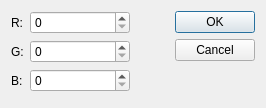
<?xml version="1.0" encoding="UTF-8"?>
<ui version="4.0">
 <class>NewColorDialog</class>
 <widget class="QDialog" name="NewColorDialog">
  <property name="windowModality">
   <enum>Qt::ApplicationModal</enum>
  </property>
  <property name="geometry">
   <rect>
    <x>0</x>
    <y>0</y>
    <width>266</width>
    <height>108</height>
   </rect>
  </property>
  <property name="windowTitle">
   <string>New color</string>
  </property>
  <layout class="QHBoxLayout" name="horizontalLayout">
   <item>
    <layout class="QFormLayout" name="formLayout">
     <item row="0" column="0">
      <widget class="QLabel" name="label">
       <property name="text">
        <string>R:</string>
       </property>
      </widget>
     </item>
     <item row="1" column="0">
      <widget class="QLabel" name="label_2">
       <property name="text">
        <string>G:</string>
       </property>
      </widget>
     </item>
     <item row="2" column="0">
      <widget class="QLabel" name="label_3">
       <property name="text">
        <string>B:</string>
       </property>
      </widget>
     </item>
     <item row="0" column="1">
      <widget class="QSpinBox" name="spinR">
       <property name="minimumSize">
        <size>
         <width>100</width>
         <height>0</height>
        </size>
       </property>
      </widget>
     </item>
     <item row="1" column="1">
      <widget class="QSpinBox" name="spinG">
       <property name="minimumSize">
        <size>
         <width>100</width>
         <height>0</height>
        </size>
       </property>
      </widget>
     </item>
     <item row="2" column="1">
      <widget class="QSpinBox" name="spinB">
       <property name="minimumSize">
        <size>
         <width>100</width>
         <height>0</height>
        </size>
       </property>
      </widget>
     </item>
    </layout>
   </item>
   <item>
    <spacer name="horizontalSpacer">
     <property name="orientation">
      <enum>Qt::Horizontal</enum>
     </property>
     <property name="sizeHint" stdset="0">
      <size>
       <width>40</width>
       <height>20</height>
      </size>
     </property>
    </spacer>
   </item>
   <item>
    <widget class="QDialogButtonBox" name="buttonBox">
     <property name="orientation">
      <enum>Qt::Vertical</enum>
     </property>
     <property name="standardButtons">
      <set>QDialogButtonBox::Cancel|QDialogButtonBox::Ok</set>
     </property>
    </widget>
   </item>
  </layout>
 </widget>
 <resources/>
 <connections>
  <connection>
   <sender>buttonBox</sender>
   <signal>accepted()</signal>
   <receiver>NewColorDialog</receiver>
   <slot>accept()</slot>
   <hints>
    <hint type="sourcelabel">
     <x>248</x>
     <y>254</y>
    </hint>
    <hint type="destinationlabel">
     <x>157</x>
     <y>274</y>
    </hint>
   </hints>
  </connection>
  <connection>
   <sender>buttonBox</sender>
   <signal>rejected()</signal>
   <receiver>NewColorDialog</receiver>
   <slot>reject()</slot>
   <hints>
    <hint type="sourcelabel">
     <x>316</x>
     <y>260</y>
    </hint>
    <hint type="destinationlabel">
     <x>286</x>
     <y>274</y>
    </hint>
   </hints>
  </connection>
 </connections>
</ui>
